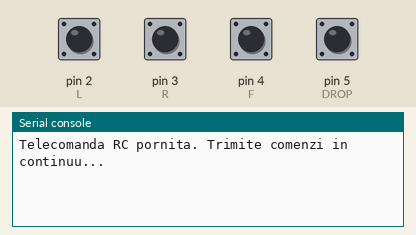
Recording of a program running on a simulated MicroPython board. On the bench: the last lines printed to the serial console. The inputs (shaded band) are chosen by the test bench; at power-on: pin 2 (L), pin 3 (R), pin 4 (F), pin 5 (DROP) HIGH. No radio messages arrive unless stated (any console line starting 'radio sent:' is added by the test bench).

Above: at 1.2 s.
1.3 s: pin 2 (L) pulled LOW for 0.15 s
At 1.9 s:
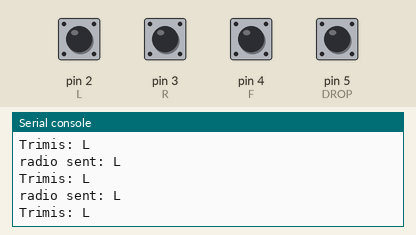
2.9 s: pin 3 (R) pulled LOW for 0.15 s
At 4.2 s:
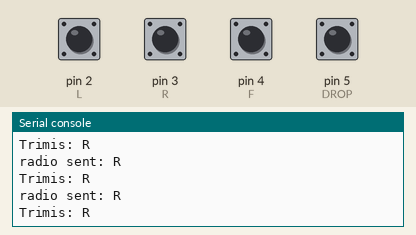
4.5 s: pin 4 (F) pulled LOW for 0.15 s
At 5.6 s:
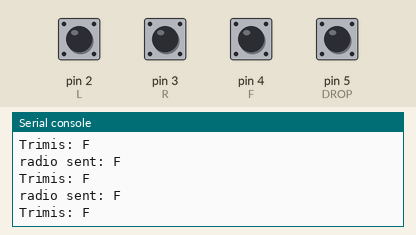
6.1 s: pin 5 (DROP) pulled LOW for 0.15 s
At 6.9 s:
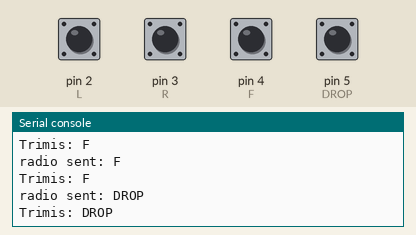

The program:

main.py
```python
from machine import Pin, SPI
from nrf24l01 import NRF24L01
import time

spi = SPI(0, baudrate=4000000, polarity=0, phase=0, sck=Pin(18), mosi=Pin(19), miso=Pin(20))
nrf = NRF24L01(spi, Pin(16, Pin.OUT), Pin(17, Pin.OUT), payload_size=8)

nrf.set_channel(76)
nrf.set_power_speed(0x06, 0x00)
nrf.open_tx_pipe(b"TTTTT")

print("Telecomanda RC pornita. Trimite comenzi in continuu...")

butoane = {
    "L": Pin(2, Pin.IN, Pin.PULL_UP),
    "R": Pin(3, Pin.IN, Pin.PULL_UP),
    "F": Pin(4, Pin.IN, Pin.PULL_UP),
    "DROP": Pin(5, Pin.IN, Pin.PULL_UP),
}

def trimite(text):
    payload = text.encode("utf-8")
    payload += b'\x00' * (8 - len(payload))

    try:
        nrf.send(payload)
        print("Trimis:", text)
    except:
        pass

drop_sent = False

while True:
    if butoane["DROP"].value() == 0:
        if not drop_sent:
            trimite("DROP")
            drop_sent = True
    else:
        drop_sent = False

    for comanda, pin in butoane.items():
        if comanda != "DROP":
            if pin.value() == 0:
                trimite(comanda)

    # pauza
    time.sleep_ms(30)
```

Measured:
- after the input at 1.3 s, the serial console: prints a new line at once (image 1)
- after the input at 2.9 s, the serial console: prints a new line at once (image 2)
- after the input at 4.5 s, the serial console: prints a new line at once (image 3)
- after the input at 6.1 s, the serial console: prints a new line at once (image 4)
